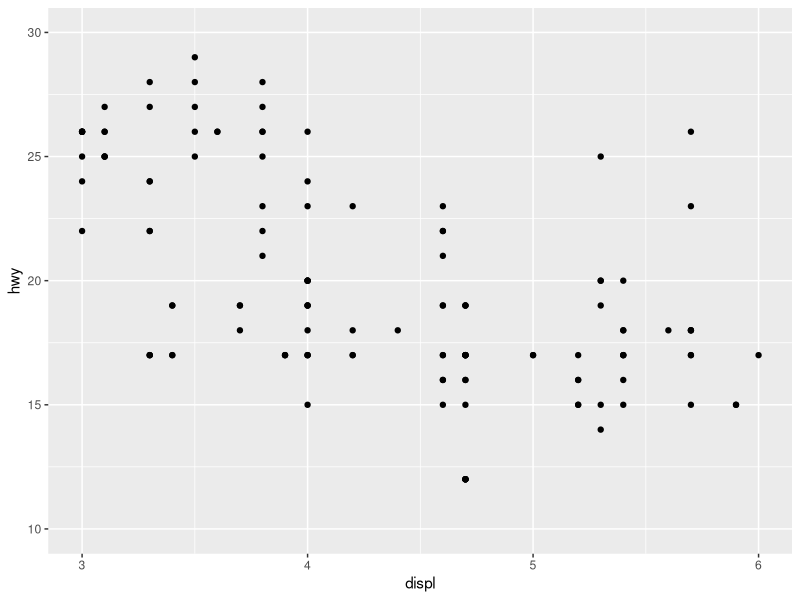
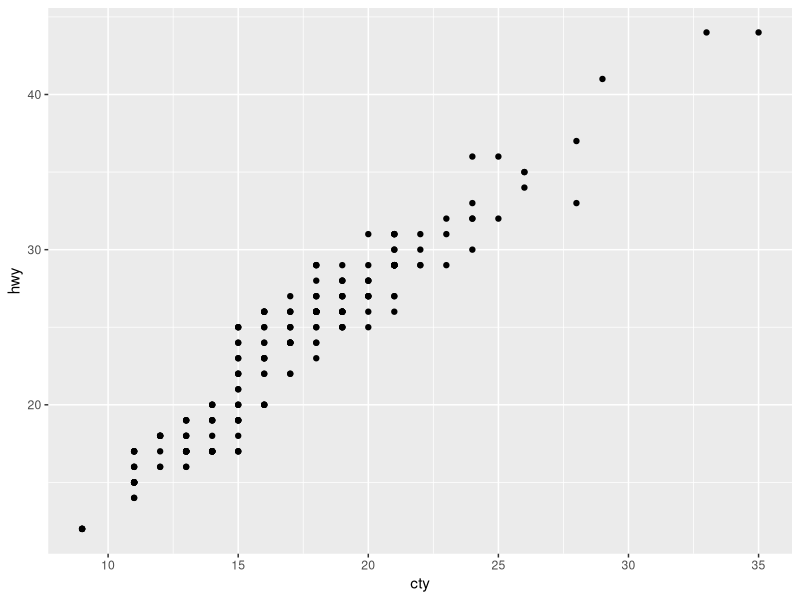
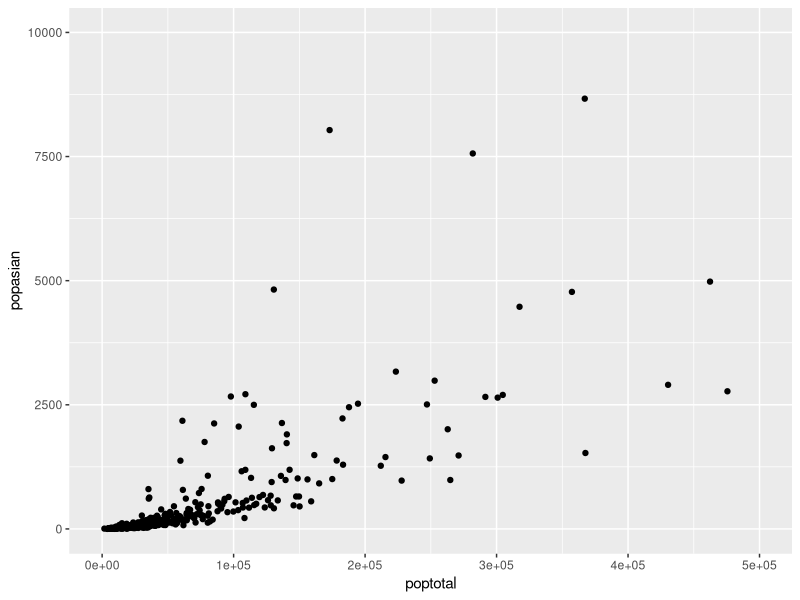

Source code (R) for these figures, in order: (Note: this script raises an error after producing the figures.)
library(ggplot2)
ggplot(data = mpg, aes(x = displ, y = hwy)) + 
    geom_point() + 
    xlim(3, 6) + 
    ylim(10, 30)
# 1.데이터, 축   2. 그래프 종류   3. 세부 설정

#p.188 exercise problem
ggplot(data = mpg, aes(x = cty, y = hwy)) +
    geom_point()

ggplot(data = midwest, aes(x = poptotal, y = popasian)) +
    geom_point() +
    xlim(0, 500000) +
    ylim(0, 10000)

mpg_new <- mpg %>% 
    group_by(drv) %>% 
    summarise(mean_hwy = mean(hwy))

ggplot(data = mpg_new, aes(x = reorder(drv, -mean_hwy), y = mean_hwy)) +
    geom_col()

ggplot(data = mpg, aes(x = drv)) + geom_bar()
ggplot(data = mpg, aes(x = hwy)) + geom_bar()

#p.193 exercise problem
mpg <- as.data.frame(ggplot2::mpg)
mpg_new1 <- mpg %>% 
    filter(class == "suv") %>% 
    group_by(manufacturer) %>% 
    summarise(mean_cty = mean(cty)) %>% 
    arrange(desc(mean_cty)) %>% 
    head(5)

mpg_new1

ggplot(data = mpg_new1, aes(x = reorder(manufacturer, -mean_cty), y = mean_cty)) + 
    geom_col()

ggplot(data = mpg, aes(x = class)) + 
    geom_bar()
